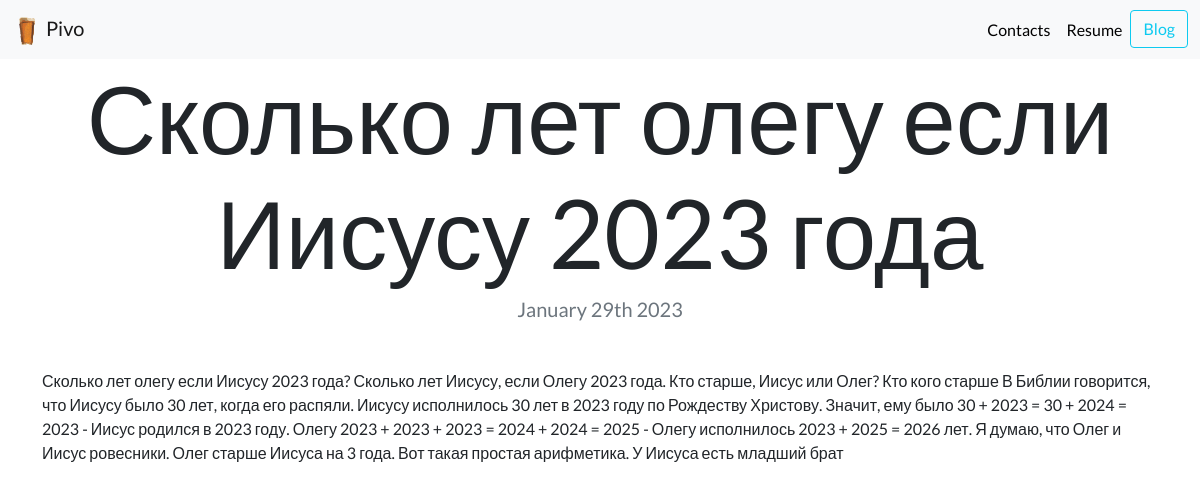
The app's page /blog/4/ with its own data.
### blog/models.py (models this page shows, shortened)
class Blog(models.Model):
    title = models.CharField(max_length=100)
    date = models.DateField()
    description = models.TextField()

### blog/views.py (the view)
# urls.py: path('<int:blog_id>/', views.detail, name= "detail"),
def detail(request, blog_id):
    blog = get_object_or_404(Blog, pk=blog_id)
    return render(request, 'blog/detail.html', {'blog': blog})

### blog/templates/blog/detail.html
{% extends 'portfolio/base.html' %}
{% block content %}
<h1 id="blogtitle" class="font-weight-bold text-center">{{ blog.title }}</h1>
<h5 class="text-muted text-center mb-5">{{ blog.date|date:'F jS Y'}}</h5>
{{ blog.description|safe }}
{% endblock %}

### portfolio/static/portfolio/custom.css (style rules this page uses)
body { font-family: 'Lato', sans-serif; }
#blogtitle { font-size: 6rem; }

### records on screen
Blog: title "Сколько лет олегу если Иисусу 2023 года", date "January 29th 2023", description "Сколько лет олегу если Иисусу 2023 года? Сколько лет Иисусу, если Олегу 2023 года. Кто старше, Иисус или Олег? Кто кого старше В Библии говорится, что Иисусу было 30 лет, когда его распяли. Иисусу исполнилось 30 лет в 2023 году по Рождеству Христову. Значит, ему было 30 + 2023 = 30 + 2024 = 2023 - Иисус родился в 2023 году. Олегу 2023 + 2023 + 2023 = 2024 + 2024 = 2025 - Олегу исполнилось 2023 + 2025 = 2026 лет. Я думаю, что Олег и Иисус ровесники. Олег старше Иисуса на 3 года. Вот такая простая арифметика. У Иисуса есть младший брат"
